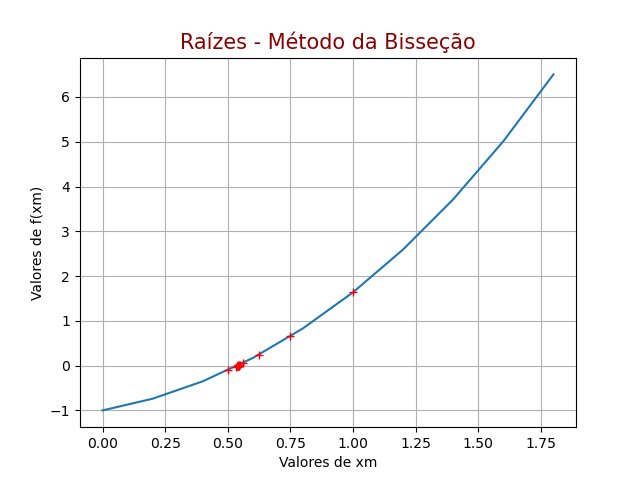

Generate this figure with Python:
from func import func
import os
import numpy as np
import matplotlib
matplotlib.use('Agg')
import matplotlib.pyplot as plt

cwd = os.path.join(os.getcwd(), "entregas", "parte-2", "bissecao")
img = os.path.join(cwd, "bissec_chart.png")

a = int(input("\nInsira o início do intervalo (a): "))
b = int(input("Insira o fim do intervalo (b): "))
while a > b:
    print("\nO (a) é maior que o (b)")
    a = int(input("Insira novos valores para o início do intervalo (a): "))
    b = int(input("Insira novos valores para o fim do intervalo (b): "))

fa = func(a)
fb = func(b)

while (fa * fb) > 0:
    print("\nEsse intervalo não contém uma raiz, tente um novo")
    a = int(input("Insira novos valores para o início do intervalo (a): "))
    b = int(input("Insira novos valores para o fim do intervalo (b): "))
    while a > b:
        print("\nO (a) é maior que o (b)")
        a = int(input("Insira novos valores para o início do intervalo (a): "))
        b = int(input("Insira novos valores para o fim do intervalo (b): "))
    X = np.arange(a, b, (b - a) * 0.1)
    y = list(map(func, X))
    fa = func(a)
    fb = func(b)

X = np.arange(a, b, (b - a) * 0.1)
y = list(map(func, X))
erro = (10 ** (-7))
k = 0
fxm = 1
X_xm = []
y_fxm = []

while (abs(fxm) > erro):
    k += 1
    xm = (a + b) / 2
    fxm = func(xm)
    if (fa * fxm) < 0:
        b = xm
        fb = fxm
    else:
        a = xm
        fa = fxm
    X_xm.append(xm)
    y_fxm.append(fxm)

font = {'color':  'darkred',
        'weight': 'normal',
        'size': 15
        }

fig = plt.figure()
plt.plot(X, y)
plt.plot(X_xm, y_fxm, "r+")
plt.title("Raízes - Método da Bisseção", fontdict = font)
plt.xlabel("Valores de xm")
plt.ylabel("Valores de f(xm)")
plt.grid()
fig.savefig(img)

print("\nNúmero de iterações: {}".format(k))
print("Raiz da função: {:.7f}".format(xm))
print("Função aplicada na raiz: {:.8f}".format(fxm))